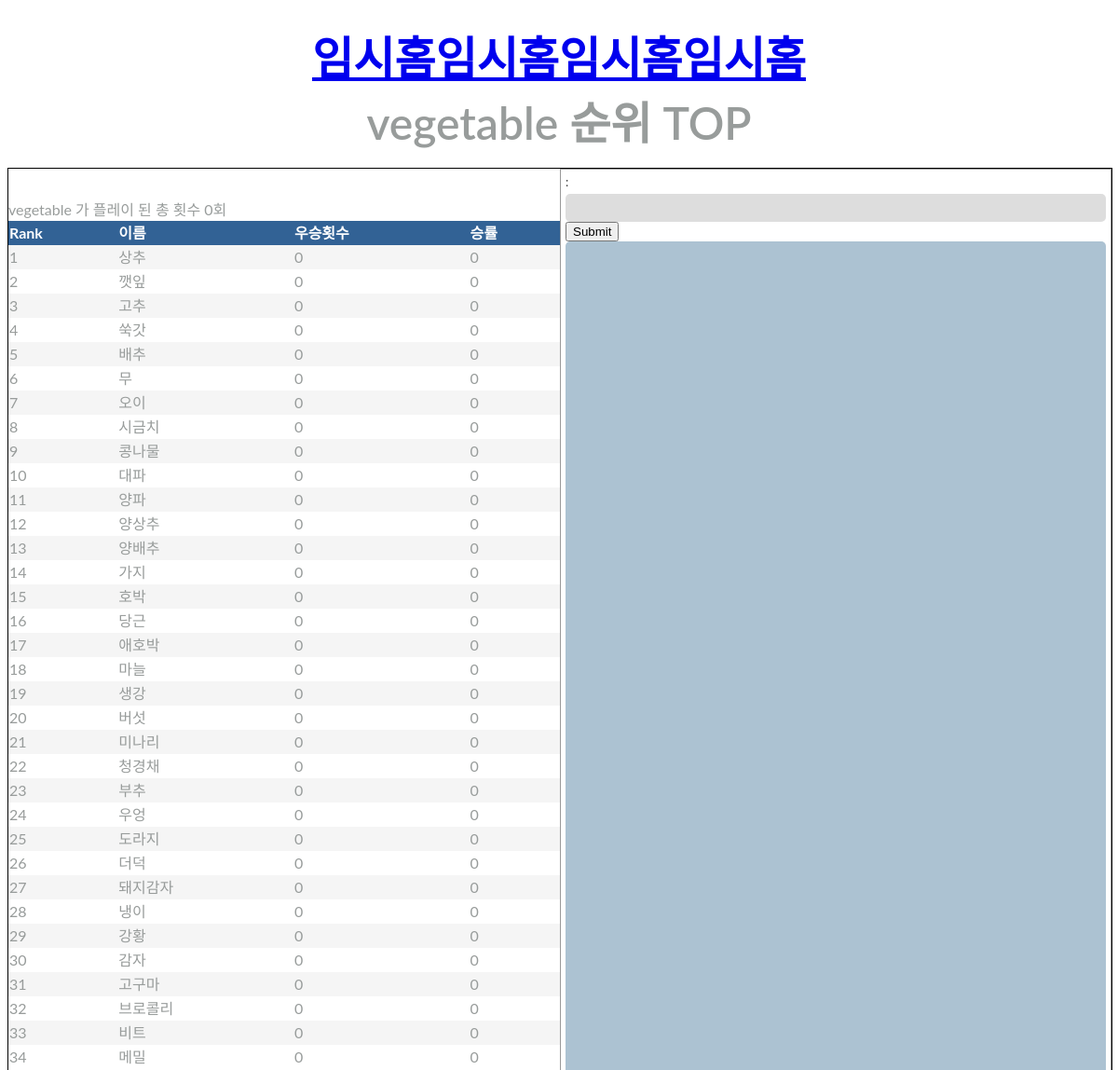
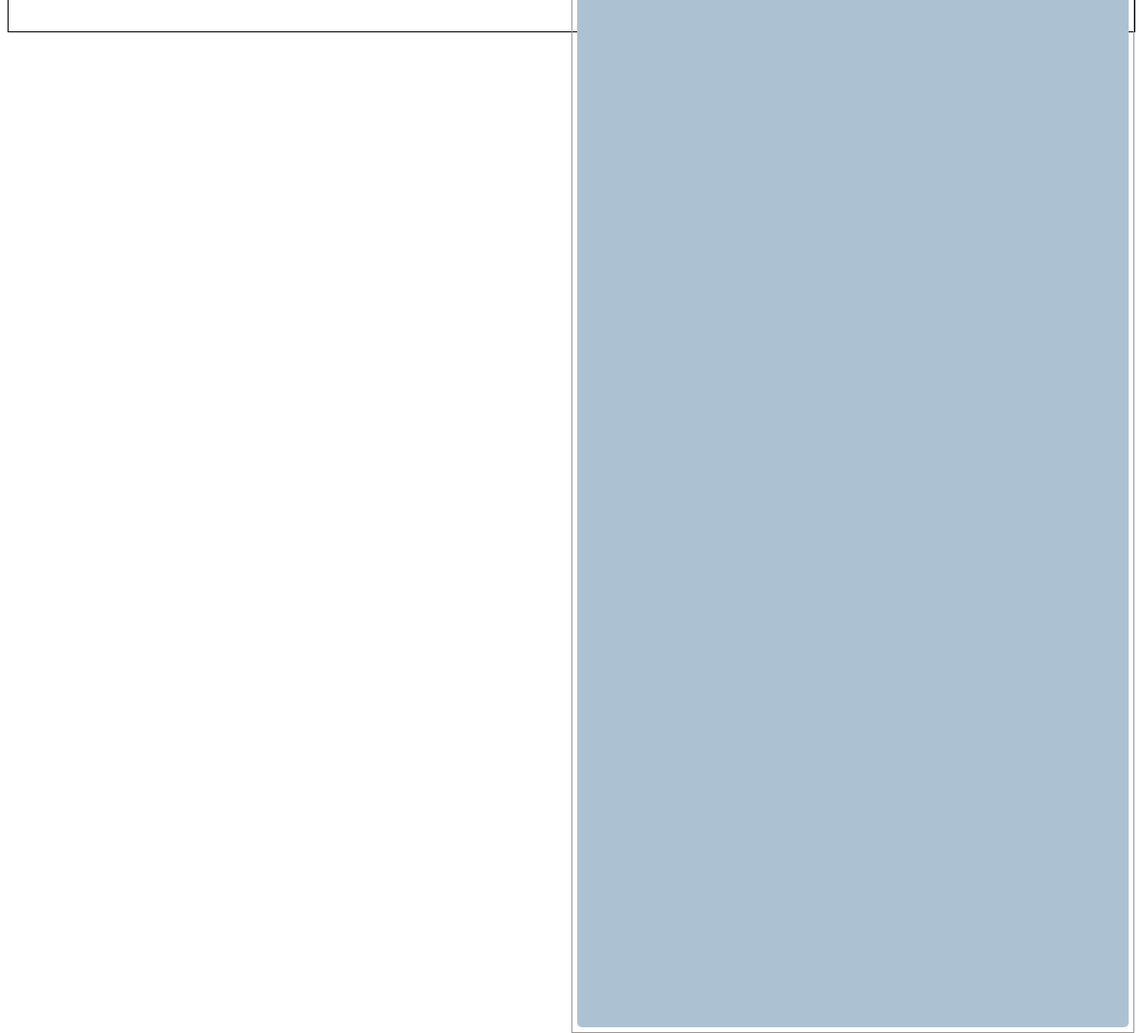
Screenshot of /ranking/vegetable with the database file from the repository (2 pictures, top to bottom).
### world_cupapp/models.py (models this page shows, shortened)
class All_url(models.Model):
    theme = models.CharField(max_length=200)
    name = models.CharField(max_length=200)
    url = models.TextField()
    win_num = models.PositiveIntegerField(default=0)

### world_cupapp/views.py (the view)
# urls.py: path('ranking/<str:selected_theme>', views.ranking, name='ranking'),
def ranking(request,selected_theme):
    comment_objects = Comment_test.objects.filter(theme=selected_theme).order_by('-date')
    if request.method == 'POST':
        if "comment" in request.POST:
            new_comment = request.POST['comment']
            if len(new_comment)==0:pass
            else:
                username = request.session['login_ok_user']
                Comment_test(username=username,theme=selected_theme,comment=new_comment).save()
        elif "comment_order_num" in request.POST:
            comment_order_num=request.POST['comment_order_num']
            selected_comment_object=Comment_test.objects.get(comment_num=comment_order_num)
            Comment_test.update_hit_num(selected_comment_object)
        elif "lately" in request.POST:
            comment_objects = Comment_test.objects.filter(theme=selected_theme).order_by('date')
        elif "popular" in request.POST:
            comment_objects = Comment_test.objects.filter(theme=selected_theme).order_by('-hit_num')
        elif "unpopular" in request.POST:
            comment_objects = Comment_test.objects.filter(theme=selected_theme).order_by('hit_num')
    else:pass
    template = loader.get_template('ranking.html')
    list_ranking_objects = All_url.objects.all().filter(theme=selected_theme).order_by('-win_num')
    list_object = All_url.objects.filter(theme=selected_theme).values('theme').annotate(total_play=Sum('win_num'))
    theme_total_play = list_object[0]['total_play']
    win_rates=[]
    for x in list_ranking_objects:
        try:
            win_rates.append(round(x.win_num/theme_total_play,2)*100)
        except ZeroDivisionError:
            win_rates.append(0)
    context = {
        'zipped_list_ranking_objects' : zip(list_ranking_objects, win_rates),
        'selected_theme' : selected_theme,
        'theme_total_play' :theme_total_play,
        'comment_objects':comment_objects,
    }
    return HttpResponse(template.render(context, request))

### world_cupapp/templates/ranking.html (shortened to what this page needs)
<!DOCTYPE html>
<html>
    <head>
        <link rel="stylesheet" href="https://cdnjs.cloudflare.com/ajax/libs/meyer-reset/2.0/reset.min.css"/>
        {% load static %}
        <link href="{% static 'css/ranking.css' %}" rel="stylesheet" />
    </head>
<body>
    <div class="container">
        <header>
            <h1><a href="/home">임시홈임시홈임시홈임시홈</a></h1>
            <h1>{{selected_theme}} 순위 TOP</h1>
        </header>
    </div>
    <div class="two_wrap">
        <div class="wrapper">
            {{selected_theme}} 가 플레이 된 총 횟수 {{theme_total_play}}회
            <table>
                <thead>
                    <tr>
                        <th>Rank</th>
                        <th>이름</th>
                        <th>우승횟수</th>
                        <th>승률</th>
                    </tr>
                </thead>
                <tbody>
                    {% for object, rate in zipped_list_ranking_objects  %}
                    <tr>
                        <td class="rank">{{forloop.counter}}</td>
                        <td class="team">{{object.name}}</td>
                        <td class="points">{{object.win_num}}</td>
                        <td class="up-down">{{rate}}</td>
                     </tr>
                    {% endfor %}
                </tbody>
            </table>
        </div>
        <div class="chat_wrap">
            <form action="/ranking/{{selected_theme}}" method="post">
                {{request.session.login_ok_user}} :
                <input name='comment' type='text' /><input type='submit'>
            </form>
            <div class="inner">
            </div>
        </div>
    </div>
</body>
</html>

### world_cupapp/static/css/ranking.css (style rules this page uses)
body { font-family: 'Lato', Arial, sans-serif; color: #989c9b; }
.container > header { margin: 0 auto; padding: 1em; text-align: center; }
.container > header h1 { font-weight: 600; font-size: 3em; margin: 0; }
.wrapper { line-height: 1.5em; margin: 0 auto; padding: 2em 0 3em; width: 90%; max-width: 2000px; overflow: hidden; }
table { border-collapse: collapse; width: 100%; background: #fff; }
th { background-color: #326295; font-weight: bold; color: #fff; white-space: nowrap; }
td, th { text-align: left; }
tbody tr:nth-child(2n-1) { background-color: #f5f5f5; transition: all .125s ease-in-out; }
td.rank { text-transform: capitalize; }

### rows the page displays
All_url: name "상추", win_num "0"
All_url: name "깻잎", win_num "0"
All_url: name "고추", win_num "0"
All_url: name "쑥갓", win_num "0"
All_url: name "배추", win_num "0"
All_url: name "무", win_num "0"
All_url: name "오이", win_num "0"
All_url: name "시금치", win_num "0"
All_url: name "콩나물", win_num "0"
All_url: name "대파", win_num "0"
All_url: name "양파", win_num "0"
All_url: name "양상추", win_num "0"
All_url: name "양배추", win_num "0"
All_url: name "가지", win_num "0"
All_url: name "호박", win_num "0"
All_url: name "당근", win_num "0"
All_url: name "애호박", win_num "0"
All_url: name "마늘", win_num "0"
All_url: name "생강", win_num "0"
All_url: name "버섯", win_num "0"
All_url: name "미나리", win_num "0"
All_url: name "청경채", win_num "0"
All_url: name "부추", win_num "0"
All_url: name "우엉", win_num "0"
All_url: name "도라지", win_num "0"
All_url: name "더덕", win_num "0"
All_url: name "돼지감자", win_num "0"
All_url: name "냉이", win_num "0"
All_url: name "강황", win_num "0"
All_url: name "감자", win_num "0"
All_url: name "고구마", win_num "0"
All_url: name "브로콜리", win_num "0"
All_url: name "비트", win_num "0"
All_url: name "메밀", win_num "0"

### other values shown
{{ selected_theme }} "vegetable"
{{ theme_total_play }} "0"
